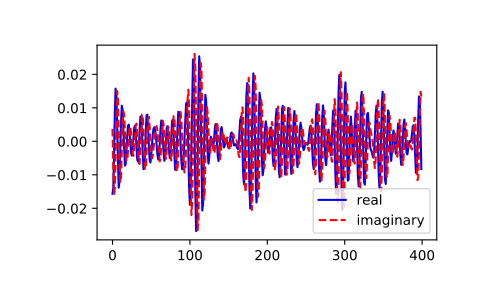

Write Python code to recreate this figure.
import scipy.fft
scipy.fft.ifft([0, 4, 0, 0])
# array([ 1.+0.j,  0.+1.j, -1.+0.j,  0.-1.j]) # may vary

# Create and plot a band-limited signal with random phases:

import matplotlib.pyplot as plt
t = np.arange(400)
n = np.zeros((400,), dtype=complex)
n[40:60] = np.exp(1j*np.random.uniform(0, 2*np.pi, (20,)))
s = scipy.fft.ifft(n)
plt.plot(t, s.real, 'b-', t, s.imag, 'r--')
# [<matplotlib.lines.Line2D object at ...>, <matplotlib.lines.Line2D object at ...>]
plt.legend(('real', 'imaginary'))
# <matplotlib.legend.Legend object at ...>
plt.show()
